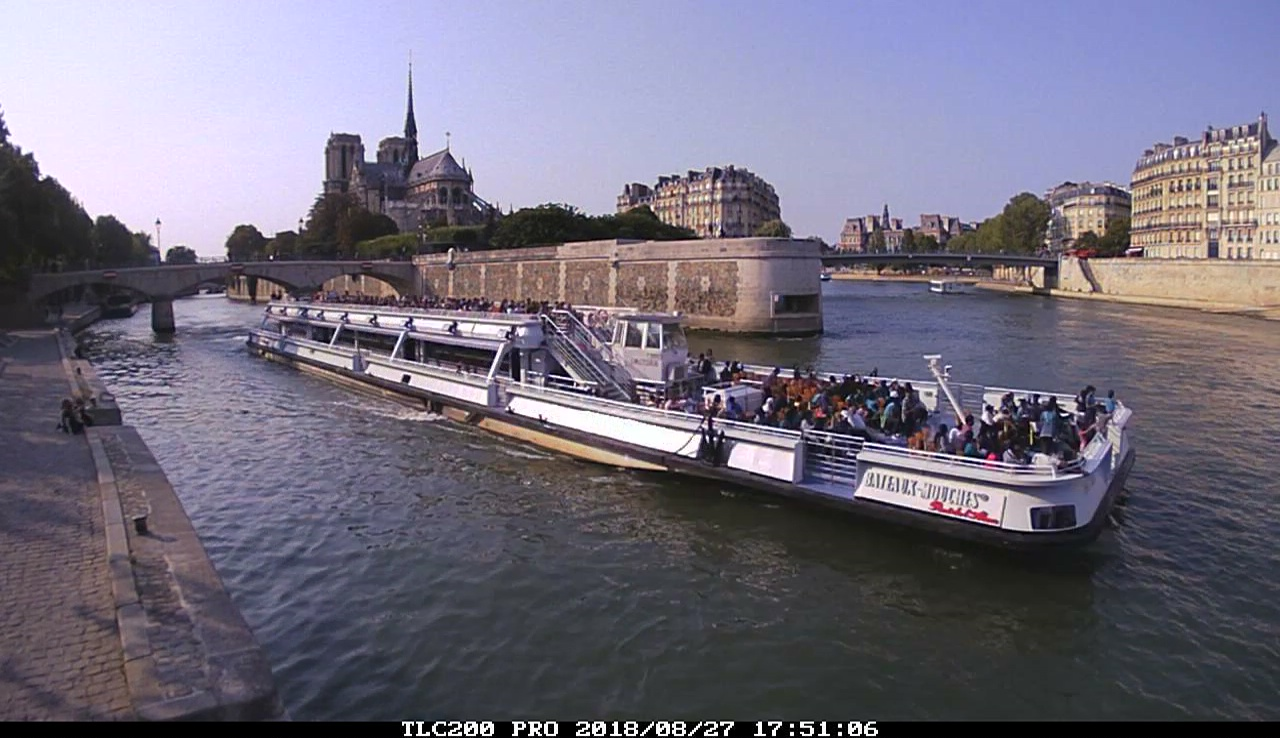
#> input picture datasets/Louis/types_bateaux/Passager_Bateaux_Mouches_4.jpg, 1280 x 738 px
$ python mog2_background_subtraction.py -i ../datasets/Louis/types_bateaux/Passager_Bateaux_Mouches_4.jpg -o out.png
#> lines starting #> are read from the running program, lines starting #| are printed output that depends on the picture; after the words box and inside, x2 and y2 are one past the last pixel; in counts of white or black regions, pixels touching at a corner belong together
import argparse
from pathlib import Path
import sys
import cv2
import math
import numpy as np

# Paramètres
VAR_THRESHOLD = 20                          # Paramètre de variance
HISTORY = 100                               # Nombre de frames retenues par MOG2 pour estimer le fond
MIN_AREA = 10**2                             # Aire minimale pour considérer un cluster comme valide
MORPH_KERNEL_OPEN = 7                       # Taille max du bruit blanc à supprimer
MORPH_KERNEL_CLOSE = 50                     # Taille max des trous noirs à combler

def parse_args():
    p = argparse.ArgumentParser(description="Applique la soustraction de fond MOG2 à une vidéo.")
    p.add_argument("--input", "-i", type=str, required=True, help="Chemin de la vidéo d'entrée.")
    p.add_argument("--output", "-o", type=str, required=True, help="Chemin de la vidéo de sortie (masque).")
    p.add_argument("--mask", "-m", type=str, help="Chemin du masque à appliquer avant MOG2.")
    return p.parse_args()

def analyze_clusters(mask, result):
    """
    Remplit les bounding boxes des composantes connexes au-dessus de MIN_AREA directement dans 'result'.
    Réutilise le même buffer pour éviter les allocations.
    """
    result.fill(0)
    contours, _ = cv2.findContours(mask, cv2.RETR_EXTERNAL, cv2.CHAIN_APPROX_SIMPLE)

    for cnt in contours:
        if cv2.contourArea(cnt) >= MIN_AREA:
            x, y, w, h = cv2.boundingRect(cnt)
            result[y:y+h, x:x+w] = 255

def main():
    args = parse_args()
    in_path = Path(args.input)
    out_path = Path(args.output)
    out_path.parent.mkdir(parents=True, exist_ok=True)

    if not in_path.exists():
        print(f"Input video not found: {in_path}", file=sys.stderr)
        sys.exit(1)

    cap = cv2.VideoCapture(str(in_path))
    if not cap.isOpened():
        print(f"Failed to open video: {in_path}", file=sys.stderr)
        sys.exit(1)

    width  = int(cap.get(cv2.CAP_PROP_FRAME_WIDTH))
    height = int(cap.get(cv2.CAP_PROP_FRAME_HEIGHT))
    fps    = cap.get(cv2.CAP_PROP_FPS)
    if not fps or math.isnan(fps) or fps <= 1:
        print(f"Cannot read FPS from video: {in_path}", file=sys.stderr)
        cap.release()
        sys.exit(1)

    # Charger le masque si fourni
    mask = None
    mask_zero = None
    if args.mask:
        mask = cv2.imread(args.mask, cv2.IMREAD_GRAYSCALE)
        if mask is None:
            print(f"Impossible de charger le masque: {args.mask}", file=sys.stderr)
            sys.exit(1)
        if mask.shape != (height, width):
            print(f"Warning: Les dimensions du masque ne correspondent pas à la vidéo: {mask.shape} vs {(height, width)}. Redimensionnement...", file=sys.stderr)
            mask = cv2.resize(mask, (width, height), interpolation=cv2.INTER_NEAREST)
        mask_zero = (mask == 0)  # Précalculé une fois

        # Calculer la ROI à partir du masque
        ys, xs = np.where(mask != 0)
        y0, y1 = ys.min(), ys.max() + 1
        x0, x1 = xs.min(), xs.max() + 1
        roi_slice = (slice(y0, y1), slice(x0, x1))
    else:
        roi_slice = (slice(0, height), slice(0, width))

    # Soustracteur de fond MOG2
    subtractor = cv2.createBackgroundSubtractorMOG2(
        history=HISTORY,
        varThreshold=VAR_THRESHOLD,
        detectShadows=True  # Les ombres sont traitées comme des objets
    )

    ext = out_path.suffix.lower()
    fourcc = cv2.VideoWriter_fourcc(*"XVID") if ext == ".avi" else cv2.VideoWriter_fourcc(*"mp4v")
    writer = cv2.VideoWriter(str(out_path), fourcc, fps, (width, height), False)
    if not writer.isOpened():
        alt_fourcc = cv2.VideoWriter_fourcc(*"XVID") if fourcc != cv2.VideoWriter_fourcc(*"XVID") else cv2.VideoWriter_fourcc(*"mp4v")
        writer = cv2.VideoWriter(str(out_path), alt_fourcc, fps, (width, height), False)
        if not writer.isOpened():
            print(f"Failed to open VideoWriter for: {out_path}", file=sys.stderr)
            cap.release()
            sys.exit(1)

    kernel_open = cv2.getStructuringElement(cv2.MORPH_RECT, (MORPH_KERNEL_OPEN, MORPH_KERNEL_OPEN))
    kernel_close = cv2.getStructuringElement(cv2.MORPH_RECT, (MORPH_KERNEL_CLOSE, MORPH_KERNEL_CLOSE))

    frame_count = 0

    # Buffer réutilisé pour analyze_clusters (évite les allocations)
    rect_mask = np.zeros((height, width), dtype=np.uint8)

    while True:
        ok, frame = cap.read()
#> frame is the input picture: shape (738, 1280, 3); mean B, G, R 125.5, 109.5, 113.9
        if not ok:
            break
        frame_count += 1

        gray_frame = cv2.cvtColor(frame, cv2.COLOR_BGR2GRAY)
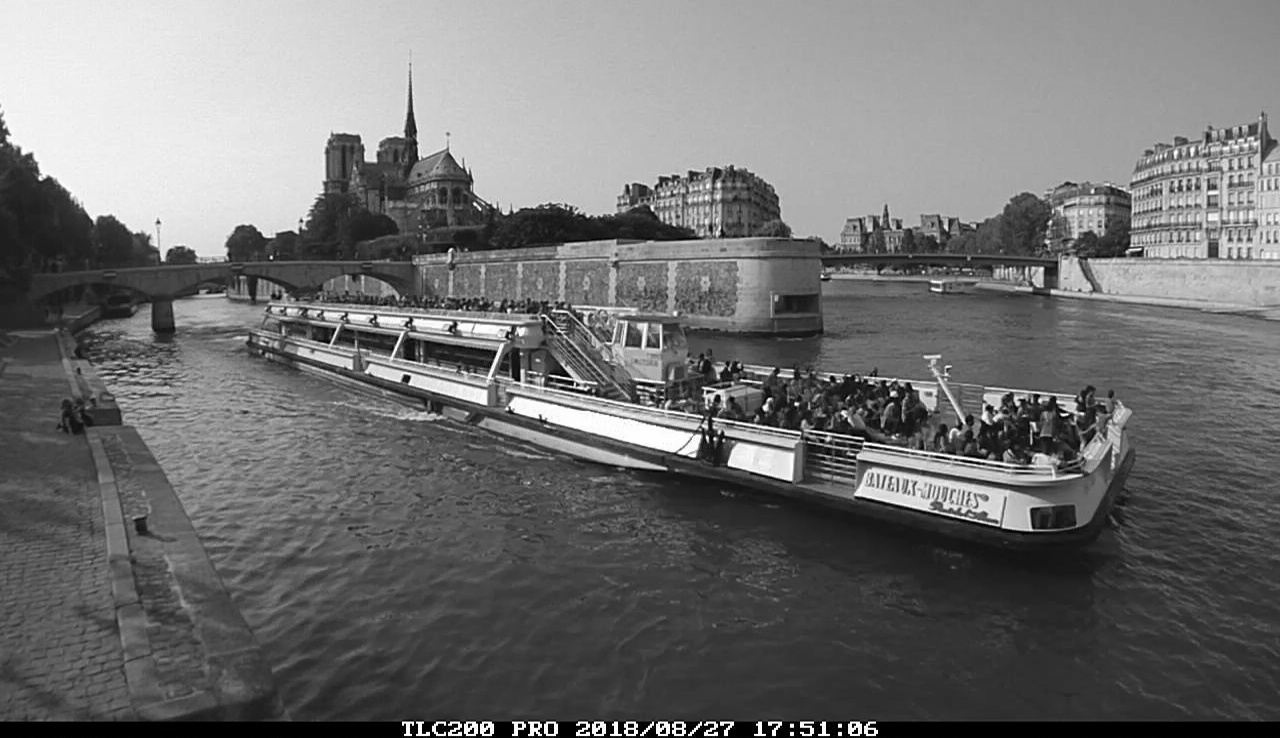
#> gray_frame: shape (738, 1280); min 0, max 255, mean 112.7

        # Appliquer le masque statique (in-place)
        if mask_zero is not None:
            gray_frame[mask_zero] = 0

        # Appliquer MOG2 seulement sur la ROI
        fgmask = np.zeros((height, width), dtype=np.uint8)
        roi = gray_frame[roi_slice]
        fg_roi = subtractor.apply(roi)
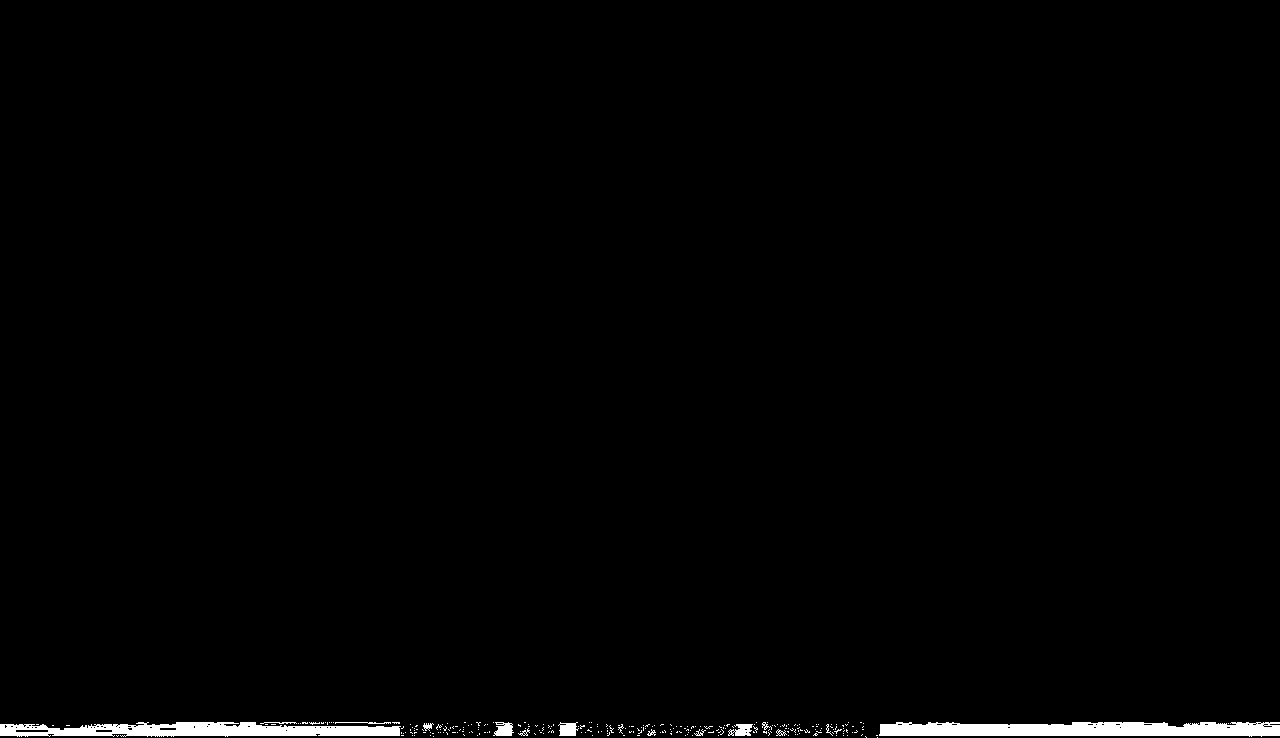
#> fg_roi: shape (738, 1280); values 127 (black) and 255 (white), 1.1% white; 251 white regions (236 under 20 px), largest, box (x1, y1, x2, y2) and area: (879, 722, 1280, 737) 5012, (0, 722, 401, 737) 4211, (558, 722, 579, 736) 214
        fgmask[roi_slice] = fg_roi

        # Nettoyage morphologique
        fgmask = cv2.morphologyEx(fgmask, cv2.MORPH_OPEN, kernel_open, iterations=1)
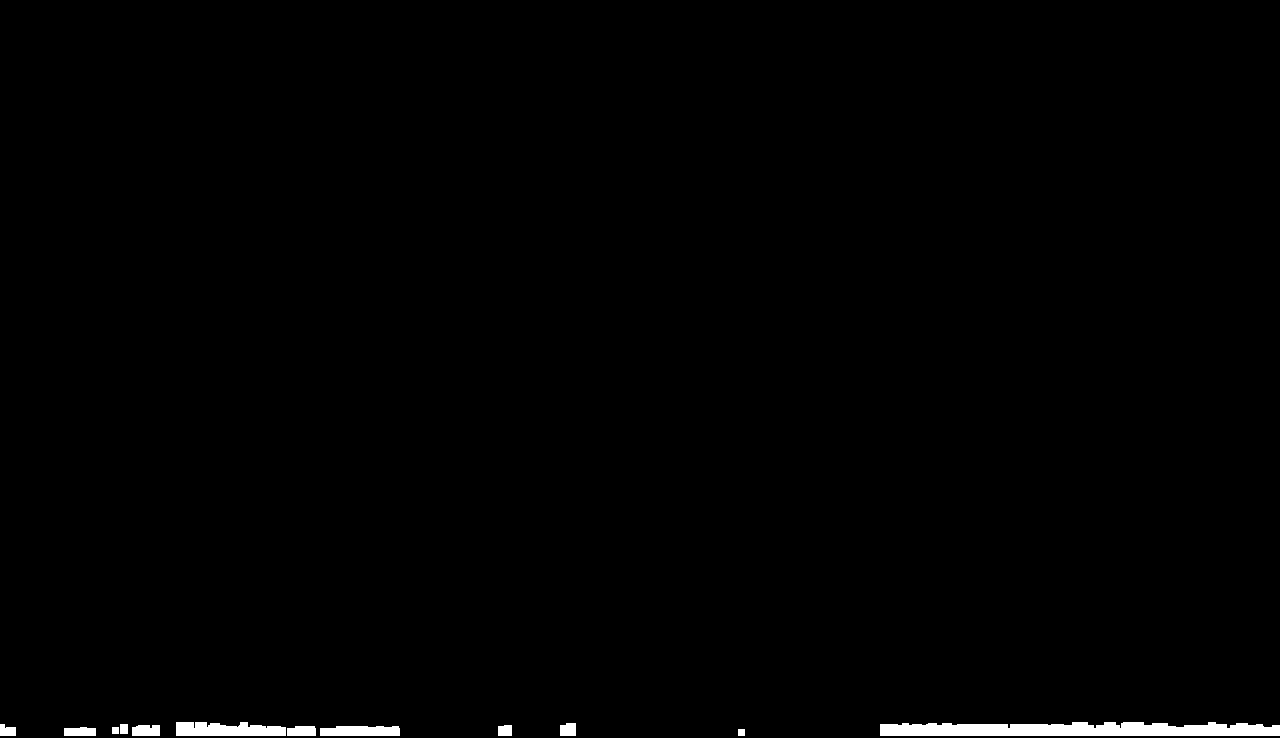
#> fgmask: shape (738, 1280); values 127 (black) and 255 (white), 0.88% white; 12 white regions, largest, box (x1, y1, x2, y2) and area: (880, 722, 1280, 736) 4768, (176, 722, 286, 736) 1290, (320, 726, 400, 736) 750
        fgmask = cv2.morphologyEx(fgmask, cv2.MORPH_CLOSE, kernel_close, iterations=1)
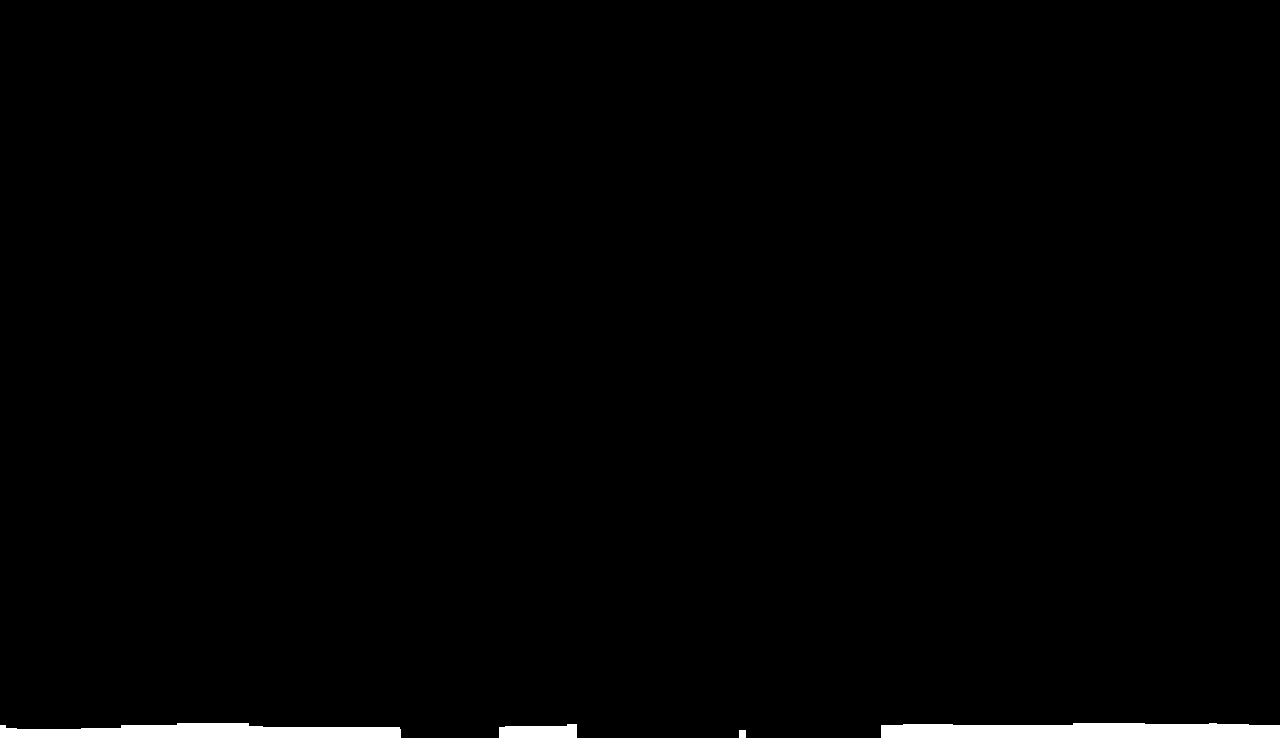
#> fgmask: shape (738, 1280); values 127 (black) and 255 (white), 1.2% white; 4 white regions, box (x1, y1, x2, y2) and area: (881, 723, 1280, 738) 5493, (0, 723, 401, 738) 4656, (499, 724, 577, 738) 950, (739, 730, 746, 738) 56

        # Pas de seuillage nécessaire, les ombres sont incluses comme objets
        analyze_clusters(fgmask, rect_mask)
#> in analyze_clusters, `result.fill(0)`: result: shape (738, 1280); every value is 0
#> in analyze_clusters, `contours, _ = cv2.findContours(mask, cv2.RETR_EXTERNAL, cv2.CHAIN_APPR..`: contours = [[[0, 0], [0, 737], [1279, 737], [1279, 0]]]
#> the loop in analyze_clusters, `for cnt in contours:` made 1 pass
#> (cnt, x, y, w, h) on pass 1: ([[0, 0], [0, 737], [1279, 737], [1279, 0]], 0, 0, 1280, 738)
#> after the loop in analyze_clusters, `for cnt in contours:`: result: shape (738, 1280); every value is 255

        # Forcer la première frame en noir (sinon blanche par défaut dans MOG2)
        if frame_count == 1:
            rect_mask.fill(0)

        writer.write(rect_mask)

    cap.release()
    writer.release()
    print(f"Vidéo masque MOG2 sauvegardée: {out_path}")

if __name__ == "__main__":
    main()
